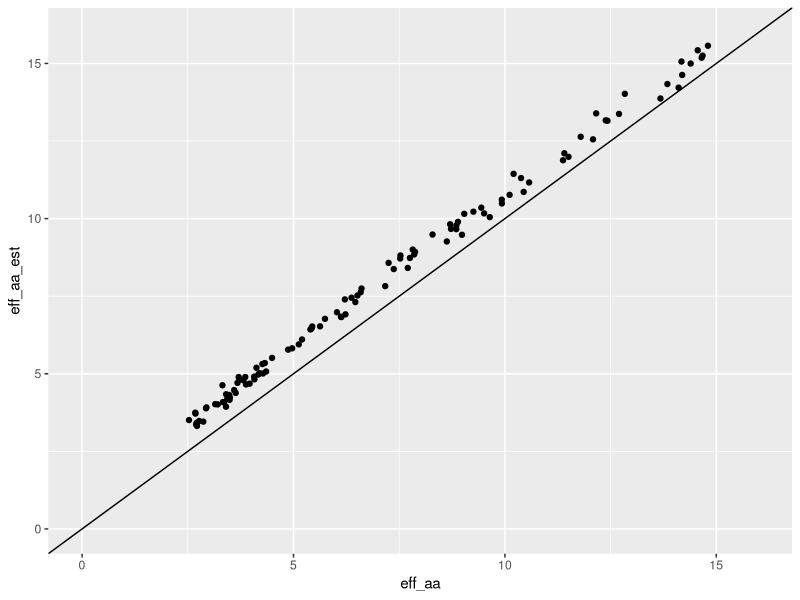
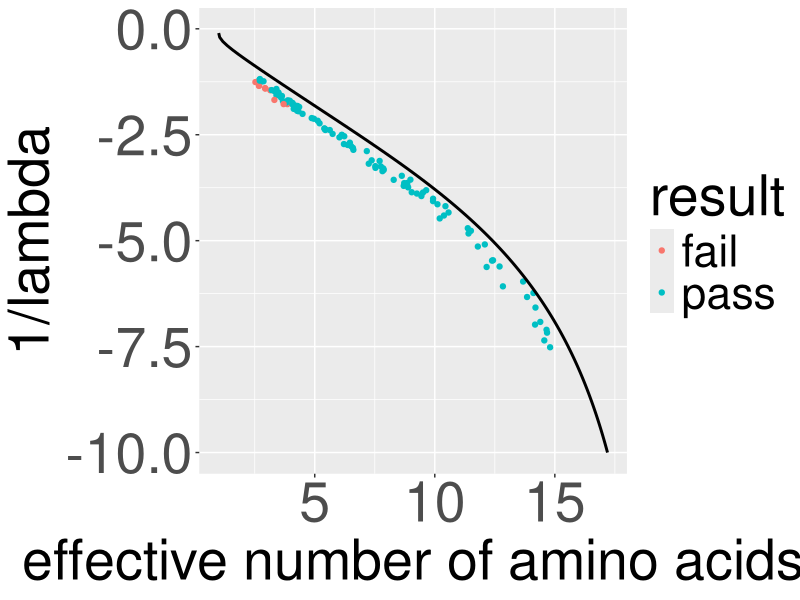

Recreate these plots in R, in order.
# code to test the null model
# 
library(tidyverse)
library(stringr)
library(cowplot)
library(broom)

# list of conditions: case_when()
# cut() to make intervals - instead of 19 ifelse statements

# generate data into tidy_align df
# correct method: multinomial with expo prob function
# p(k)=ce^(-lambda*k)
# rmultinom(10, 500, exp(-1*(0:19)))
# range of lambda, range of eff n
null0 <- data.frame(t(rmultinom(10, 500, exp(-1*(0:19))))) # 10 sites with 500 aa counts
null1 <- data.frame(t(rmultinom(10, 500, exp(-0.83*(0:19)))))
null2 <- data.frame(t(rmultinom(10, 500, exp(-0.75*(0:19)))))
null3 <- data.frame(t(rmultinom(10, 500, exp(-0.63*(0:19)))))
null4 <- data.frame(t(rmultinom(10, 500, exp(-0.5*(0:19)))))
null5 <- data.frame(t(rmultinom(10, 500, exp(-0.42*(0:19)))))
null6 <- data.frame(t(rmultinom(10, 500, exp(-0.35*(0:19)))))
null7 <- data.frame(t(rmultinom(10, 500, exp(-0.3*(0:19)))))
null8 <- data.frame(t(rmultinom(10, 500, exp(-0.25*(0:19)))))
null9 <- data.frame(t(rmultinom(10, 500, exp(-0.2*(0:19)))))
null10 <- data.frame(t(rmultinom(10, 500, exp(-0.15*(0:19)))))

full_join(null0, null1) %>% full_join(., null2) %>% full_join(., null3) %>%
  full_join(., null4) %>% full_join(., null5) %>% full_join(., null6) %>%
  full_join(., null7) %>% full_join(., null8) %>% full_join(., null9) %>%
  full_join(., null10) -> null

#---------- NULL DISTRIBUTION ----------
# recreate all_count df (site, aa, count)
null %>% mutate(site = seq(1:nrow(null))) %>% gather(aa, count, X1:X20) -> all_count


#----------- ESTIMATED DISTRIBUTION ------------
# USING ONLY OBSERVED AA
# order aa by relative frequency
all_count %>%
  arrange(all_count$site, desc(count)) -> ordered_count

# make the categorical variable (aa) numerical (k) by numbering aa's 1-20 in order of freq
ordered_count %>%
  group_by(site) %>%
  mutate(k = as.numeric(1:20)) -> ordered_count

# remove aa with zero values
ordered_count %>%
  filter(count > 0) -> observed_aa

# count relative to most frequent - rescale to 1 for highly conserved sites
observed_aa %>%
  group_by(site) %>%
  mutate(rel_count = count/max(count)) -> observed_aa

# log-transformed data
observed_aa %>%
  mutate(ln_count = log(rel_count)) -> observed_aa 

# fit to a linear function, using map and BROOM 
# SET INTERCEPT TO 0
observed_aa %>% nest(-site) %>%
  mutate(fit = map(data, ~ lm(ln_count ~ 0 + k, data = .)),
         #intercept = map_dbl(fit, ~ (.)$coefficients[1]),
         slope = map_dbl(fit, ~ (.)$coefficients[1])) %>% 
  select(-data, -fit) -> observed_fits

ordered_count %>% 
  left_join(observed_fits, by = "site") %>%
  mutate(est_dist = exp(k*slope)) -> ordered_count

# rescale to compare w raw count
ordered_count %>%
  group_by(site) %>%
  mutate(est_rel = est_dist/sum(est_dist)) %>%
  mutate(est_count = sum(count)*est_rel) -> ordered_count

# visual comparison
# ordered_count %>%
#   filter(site == 1) %>%
#   ggplot(aes(x = k)) +
#   geom_point(aes(y = count, color = "steelblue")) +
#   geom_point(aes(y = est_count, color = "violetred")) +
#   scale_color_manual(name = "distribution",  
#                      values = c("steelblue" = "steelblue", "violetred" = "violetred"), 
#                      labels = c("actual", "estimated")) +
#   ggtitle("site = 1") 

#------- CHI-SQUARED: ACTUAL VS. ESTIMATED DIST -------
ordered_count %>% nest(-site) %>%
  mutate(chisq = map(data, ~ sum(((.$count - .$est_count)^2)/.$est_count)),
         p_value = map_dbl(chisq, ~ pchisq(., 18, lower.tail=FALSE))) %>% 
  select(-data) %>%
  mutate(p.adjusted = p.adjust(p_value, method= "fdr")) -> chisq_results

chisq_results %>%
  mutate(result = "pass") -> chisq_results

chisq_results$result[chisq_results$p_value < 0.05] <- "fail"

chisq_results %>% filter(result == "fail") %>% nrow()/nrow(chisq_results)


#------- EFFECTIVE NUMBER OF AMINO ACIDS --------
# site_aa_count is actual dist. DOES NOT CONTAIN AA AT ZERO

# eff aa for actual distribution
observed_aa %>%
  group_by(site) %>%
  mutate(frequency = (count)/sum(count)) -> site_aa_freq

site_aa_freq %>% 
  mutate(flnf = frequency*log(frequency)) %>%
  group_by(site) %>% 
  summarize(entropy = -sum(flnf),
            eff_aa = exp(entropy),
            n = length(unique(aa))) -> eff_aa_all

# eff aa for estimated distribution
ordered_count %>% 
  group_by(site) %>%
  mutate(freq = (est_count)/sum(est_count)) -> site_aa_freq_2
site_aa_freq_2 %>% 
  mutate(flnf = freq*log(freq)) %>%
  group_by(site) %>%
  summarize(entr = -sum(flnf),
            eff_aa_est = exp(entr)) -> eff_aa_all_est

left_join(eff_aa_all, eff_aa_all_est) -> compare_eff_aa

ggplot(compare_eff_aa, aes(x=eff_aa, y=eff_aa_est)) + geom_point() +
  geom_abline(slope = 1, intercept = 0) + xlim(0,16) + ylim(0,16)

# eff_aa_all %>% 
#   ggplot(aes(x=site, y=eff_aa)) + geom_point() + 
#   #geom_smooth(se=F) +
#   ylab("effective number of amino acids") +
#   scale_x_continuous(limits = c(0, 154), expand = c(0, 0)) + 
#   scale_y_continuous(limits = c(0,13), expand = c(0, 0)) + 
#   theme_classic()

#------- RELATIONSHIP BETWEEN GAMMA & EFF AA -------
observed_fits %>%
  left_join(eff_aa_all) %>% 
  select(site, slope, eff_aa)-> gam_v_effaa

gam_v_effaa %>%
  left_join(chisq_results) %>% 
  select(site, slope, eff_aa, result) -> gam_v_effaa

# theoretical prediction
neff2 <- function(lambda_inv) {
  lambda <- 1/lambda_inv
  pi <- lambda*exp(-lambda*(0:19))
  C <- sum(pi)
  pi <- pi/C
  exp(-sum(pi*log(pi)))
}
#neff2(1/3)

df_theory2 <- data.frame(lambda_inv = (0:-100)/10, ne = vapply((0:-100)/10, neff2, numeric(1)))

ggplot(gam_v_effaa, aes(x = eff_aa, y = 1/slope)) + 
  geom_point(aes(color = result)) +
  #geom_line(data = df_theory, aes(ne, -1/lambda), inherit.aes = FALSE) +
  geom_line(data = df_theory2, aes(ne, lambda_inv), inherit.aes = FALSE, size = 1) +
  #ggtitle("1B4T_A") +
  #ylim(-10,1000) ++
  labs(x = "effective number of amino acids", y = "1/lambda") +
  theme(legend.position = "right",
        text = element_text(size = 40),
        axis.text = element_text(size = 40))  #-> plot1
